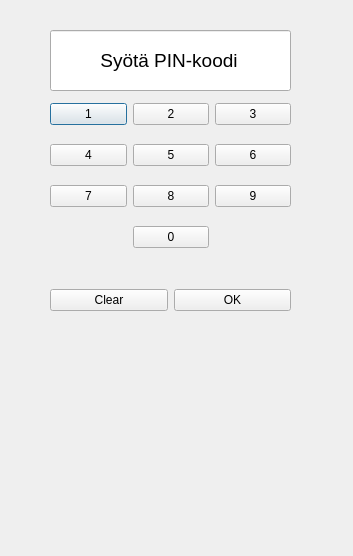
<?xml version="1.0" encoding="UTF-8"?>
<ui version="4.0">
 <class>Pincode</class>
 <widget class="QDialog" name="Pincode">
  <property name="geometry">
   <rect>
    <x>0</x>
    <y>0</y>
    <width>353</width>
    <height>556</height>
   </rect>
  </property>
  <property name="windowTitle">
   <string>Dialog</string>
  </property>
  <widget class="QWidget" name="gridLayoutWidget">
   <property name="geometry">
    <rect>
     <x>50</x>
     <y>90</y>
     <width>241</width>
     <height>171</height>
    </rect>
   </property>
   <layout class="QGridLayout" name="gridLayout">
    <item row="0" column="0">
     <widget class="QPushButton" name="BTN_1">
      <property name="text">
       <string>1</string>
      </property>
     </widget>
    </item>
    <item row="0" column="1">
     <widget class="QPushButton" name="BTN_2">
      <property name="text">
       <string>2</string>
      </property>
     </widget>
    </item>
    <item row="0" column="2">
     <widget class="QPushButton" name="BTN_3">
      <property name="text">
       <string>3</string>
      </property>
     </widget>
    </item>
    <item row="1" column="0">
     <widget class="QPushButton" name="BTN_4">
      <property name="text">
       <string>4</string>
      </property>
     </widget>
    </item>
    <item row="1" column="1">
     <widget class="QPushButton" name="BTN_5">
      <property name="text">
       <string>5</string>
      </property>
     </widget>
    </item>
    <item row="1" column="2">
     <widget class="QPushButton" name="BTN_6">
      <property name="text">
       <string>6</string>
      </property>
     </widget>
    </item>
    <item row="2" column="0">
     <widget class="QPushButton" name="BTN_7">
      <property name="text">
       <string>7</string>
      </property>
     </widget>
    </item>
    <item row="2" column="1">
     <widget class="QPushButton" name="BTN_8">
      <property name="text">
       <string>8</string>
      </property>
     </widget>
    </item>
    <item row="2" column="2">
     <widget class="QPushButton" name="BTN_9">
      <property name="text">
       <string>9</string>
      </property>
     </widget>
    </item>
    <item row="4" column="1">
     <widget class="QPushButton" name="BTN_0">
      <property name="text">
       <string>0</string>
      </property>
     </widget>
    </item>
   </layout>
  </widget>
  <widget class="QWidget" name="horizontalLayoutWidget">
   <property name="geometry">
    <rect>
     <x>50</x>
     <y>260</y>
     <width>241</width>
     <height>80</height>
    </rect>
   </property>
   <layout class="QHBoxLayout" name="horizontalLayout">
    <item>
     <widget class="QPushButton" name="BTN_clear">
      <property name="text">
       <string>Clear</string>
      </property>
     </widget>
    </item>
    <item>
     <widget class="QPushButton" name="BTN_ok">
      <property name="text">
       <string>OK</string>
      </property>
     </widget>
    </item>
   </layout>
  </widget>
  <widget class="QLineEdit" name="le_Pincode">
   <property name="geometry">
    <rect>
     <x>50</x>
     <y>30</y>
     <width>241</width>
     <height>61</height>
    </rect>
   </property>
   <property name="font">
    <font>
     <pointsize>14</pointsize>
    </font>
   </property>
   <property name="cursor">
    <cursorShape>IBeamCursor</cursorShape>
   </property>
   <property name="layoutDirection">
    <enum>Qt::LeftToRight</enum>
   </property>
   <property name="autoFillBackground">
    <bool>false</bool>
   </property>
   <property name="text">
    <string>         Syötä PIN-koodi</string>
   </property>
  </widget>
 </widget>
 <resources/>
 <connections/>
</ui>
